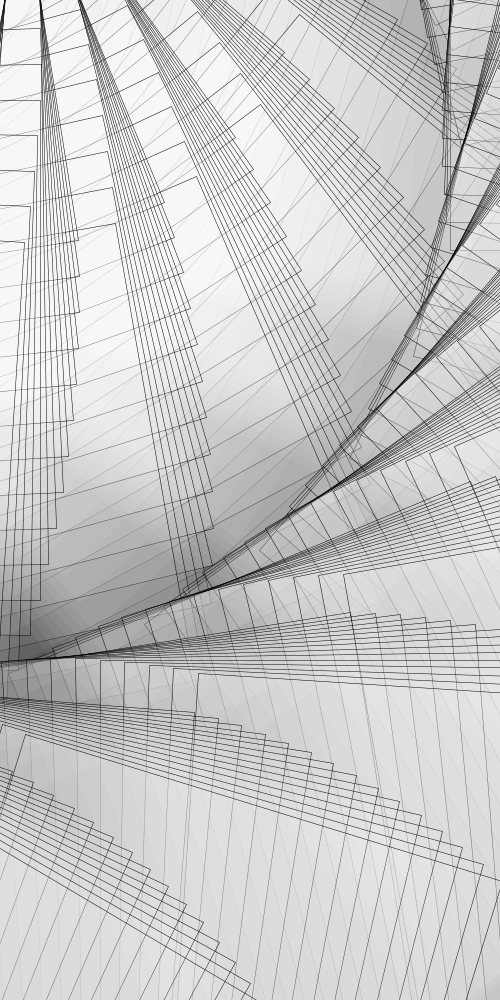
Frame 1 (no input)
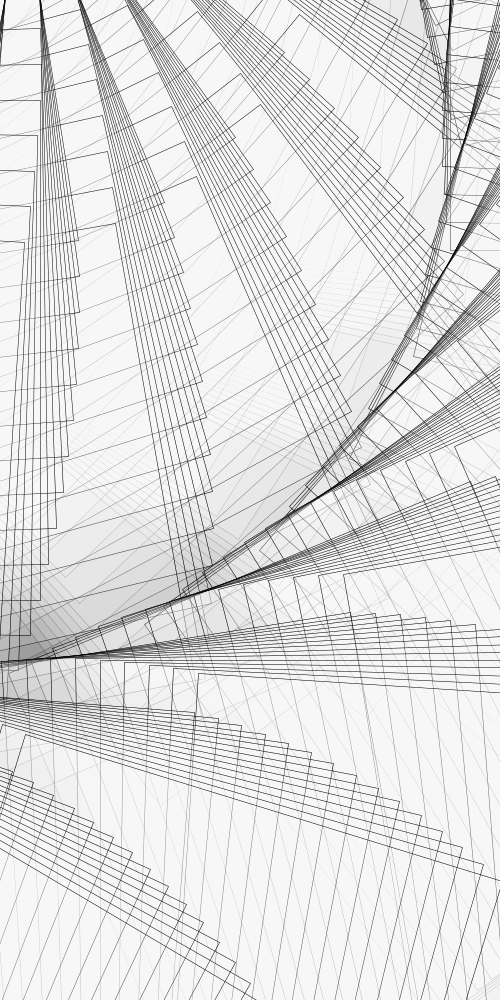
Frame 2 (the mouse pressed at the canvas centre, redrawn once)

The Processing sketch that drew these frames (run headless with seeded random() and noise(); the mouse was pressed at the canvas centre and the sketch redrawn once):

// Processing sketch: processing_32268
// ── processing_32268.pde

int change=35;
int a=700;
int d=600;
int b=500;
int c=1000;
int e=400;
int f=255;

void setup() {
  size(500,1000);
  rectMode(CENTER);
  stroke(0);
  fill(f,f,f,15);
  smooth();
  background(0);
  strokeWeight(.5);
  
}

void draw (){
  
  noLoop();
  for(int i=0; i < height; i=i+change) {
  for(int j=0; j < width; j=j+change){
    rect(j,i,b,b);
    rotate(PI/200);
    
  }
  }
}
